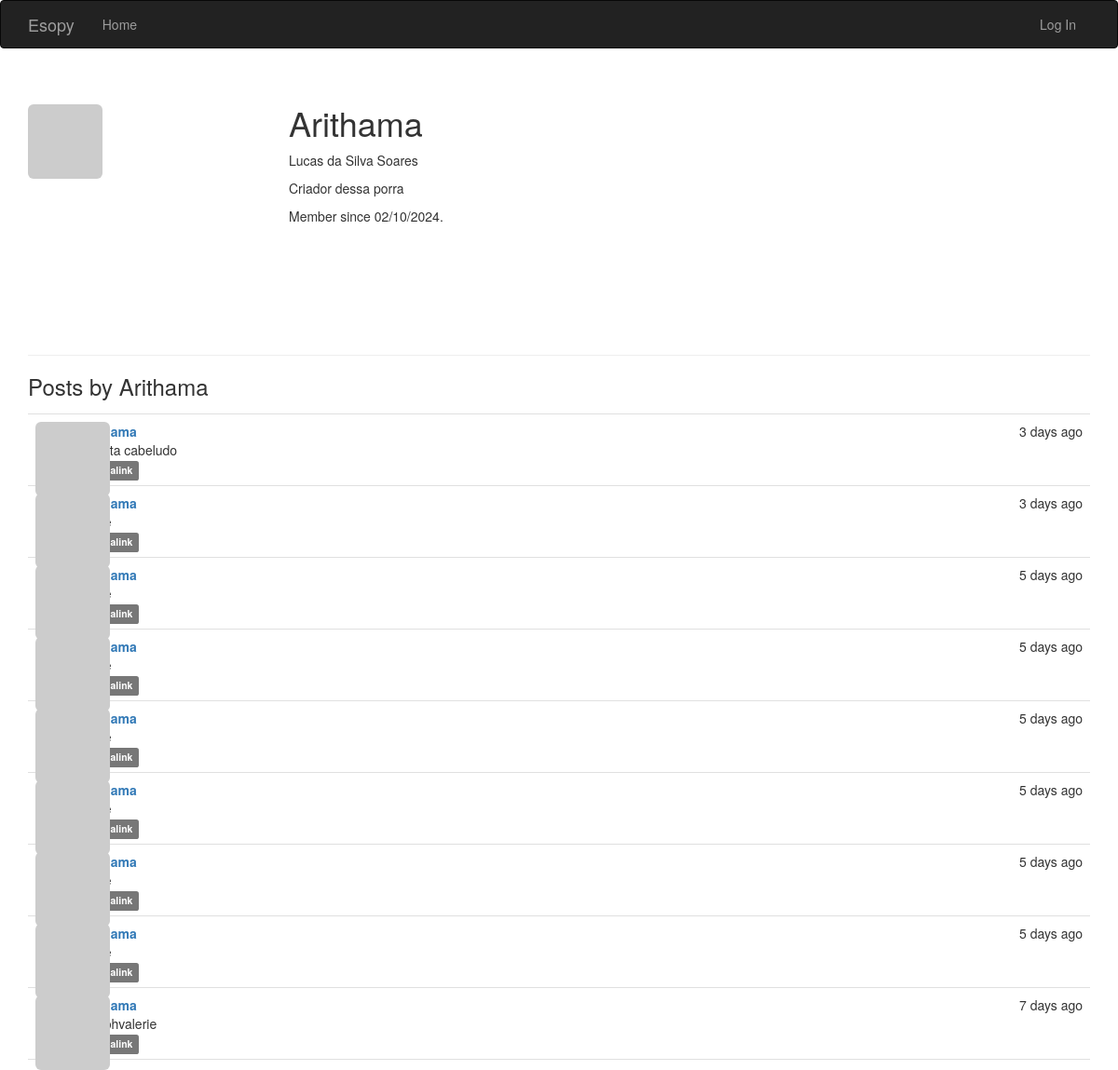
Screenshot of /user/Arithama with the database file from the repository.
### app/models.py (models this page shows, shortened)
class User(UserMixin, db.Model):
    __tablename__ = 'users'
    id = db.Column(db.Integer, primary_key=True)
    email = db.Column(db.String(64), unique=True, index=True)
    username = db.Column(db.String(64), unique=True, index=True)
    password_hash = db.Column(db.String(128))
    confirmed = db.Column(db.Boolean, default=False)
    is_admin = db.Column(db.Boolean, default=False)
    name = db.Column(db.String(64))
    about_me = db.Column(db.Text())
    member_since = db.Column(db.DateTime(), default=datetime.utcnow)
    avatar_hash = db.Column(db.String(32))
    posts = db.relationship('Post', backref='author', lazy='dynamic')
    followed = db.relationship('Follow',
                               foreign_keys=[Follow.follower_id],
                               backref=db.backref('follower', lazy='joined'),
                               lazy='dynamic',
                               cascade='all, delete-orphan')
    followers = db.relationship('Follow',
                                foreign_keys=[Follow.followed_id],
                                backref=db.backref('followed', lazy='joined'),
                                lazy='dynamic',
                                cascade='all, delete-orphan')
    @property
    def password(self):
        raise AttributeError('password is not a readable attribute')
    def gravatar(self, size=100):
        url = 'https://secure.gravatar.com/avatar'
        hash = hashlib.md5(self.email.lower().encode('utf-8')).hexdigest()
        return '{url}/{hash}?s={size}'.format(
            url=url, hash=hash, size=size)

class Post(db.Model):
    __tablename__ = 'posts'
    id = db.Column(db.Integer, primary_key=True)
    body = db.Column(db.Text)
    timestamp = db.Column(db.DateTime, index=True, default=datetime.utcnow)
    author_id = db.Column(db.Integer, db.ForeignKey('users.id'))
    title = db.Column(db.String(64))
    body_html = db.Column(db.Text)

### app/main/views.py (the view)
@main.route('/user/<username>')
def user(username):
    user = User.query.filter_by(username=username).first_or_404()
    posts = user.posts.order_by(Post.timestamp.desc()).all()
    return render_template('user.html', user=user, posts=posts)

### app/auth/views.py (called while the page is built)
@auth.before_app_request
def before_request():
    if current_user.is_authenticated \
    and not current_user.confirmed \
    and request.blueprint != 'auth' \
    and request.endpoint != 'static':
        return redirect(url_for('auth.unconfirmed'))

### app/templates/user.html (shortened to what this page needs)
{% extends "base.html" %}
{% block page_content %}
<div class="page-header">
    <img class="img-rounded profile-thumbnail" src="{{ user.gravatar(size=256) }}">
    <div class="profile-header">
        <h1>{{ user.username }}</h1>
        {% if user.name or user.location %}
        <p>
            {% if user.name %}{{ user.name }}{% endif %}
        </p>
        {% endif %}
        {% if user.about_me %}<p>{{ user.about_me }}</p>{% endif %}
        <p>Member since {{ moment(user.member_since).format('L') }}.</p>
    </div>
</div>
<h3>Posts by {{ user.username }}</h3>
{% include '_posts.html' %}
{% endblock %}

### app/templates/base.html (shortened to what this page needs)
{% extends "bootstrap/base.html" %}
{% block head %}
{{ super() }}
<link rel="stylesheet" type="text/css" href="{{ url_for('static', filename='styles.css') }}">
{% endblock %}
{% block navbar %}
<div class="navbar navbar-inverse" role="navigation">
    <div class="container">
        <div class="navbar-header">
            <a class="navbar-brand" href="{{ url_for('main.index') }}">Esopy</a>
        </div>
        <div class="navbar-collapse collapse">
            <ul class="nav navbar-nav">
                <li><a href="{{ url_for('main.index') }}">Home</a></li>
            </ul>
            <ul class="nav navbar-nav navbar-right">
                {% if current_user.is_authenticated %}
                <li><a href="{{ url_for('auth.logout') }}">Log Out</a></li>
                {% else %}
                <li><a href="{{ url_for('auth.login') }}">Log In</a></li>
                {% endif %}
            </ul>
        </div>
    </div>
</div>
{% endblock %}
{% block content %}
<div class="container">
    {% block page_content %}{% endblock %}
</div>
{% endblock %}

### app/templates/_posts.html (shortened to what this page needs)
<ul class="posts">
    {% for post in posts %}
    <li class="post">
        <div class="post-thumbnail">
            <a href="{{ url_for('.user', username=post.author.username) }}">
                <img class="img-rounded profile-thumbnail" src="{{ post.author.gravatar(size=40) }}">
            </a>
        </div>
        <div class="post-content">
            <div class="post-date">{{ moment(post.timestamp).fromNow() }}</div>
            <div class="post-author"><a href="{{ url_for('.user', username=post.author.username) }}">{{ post.author.username }}</a></div>
            <div class="post-body">
               {{ post.title }}
            </div>
            <div class="post-footer">
                <a href="{{ url_for('.post', id=post.id) }}">
                    <span class="label label-default">Permalink</span>
                </a>
            </div>
        </div>
    </li>
    {% endfor %}
</ul>

### app/static/styles.css (style rules this page uses)
.profile-thumbnail { position: absolute; }
.profile-header { min-height: 260px; margin-left: 280px; }
ul.posts { list-style-type: none; padding: 0px; margin: 16px 0px 0px 0px; border-top: 1px solid #e0e0e0; }
ul.posts li.post { padding: 8px; border-bottom: 1px solid #e0e0e0; }
div.post-date { float: right; }
div.post-author { font-weight: bold; }
div.post-thumbnail { position: absolute; }
div.post-content { margin-left: 48px; min-height: 48px; }

### rows the page displays
User: username "Arithama", name "Lucas da Silva Soares", about_me "Criador dessa porra", member_since "02/10/2024"
Post: timestamp "3 days ago", title "Buceta cabeludo"
Post: timestamp "3 days ago"
Post: timestamp "5 days ago"
Post: timestamp "5 days ago"
Post: timestamp "5 days ago"
Post: timestamp "5 days ago"
Post: timestamp "5 days ago"
Post: timestamp "5 days ago"
Post: timestamp "7 days ago", title "josephvalerie"
